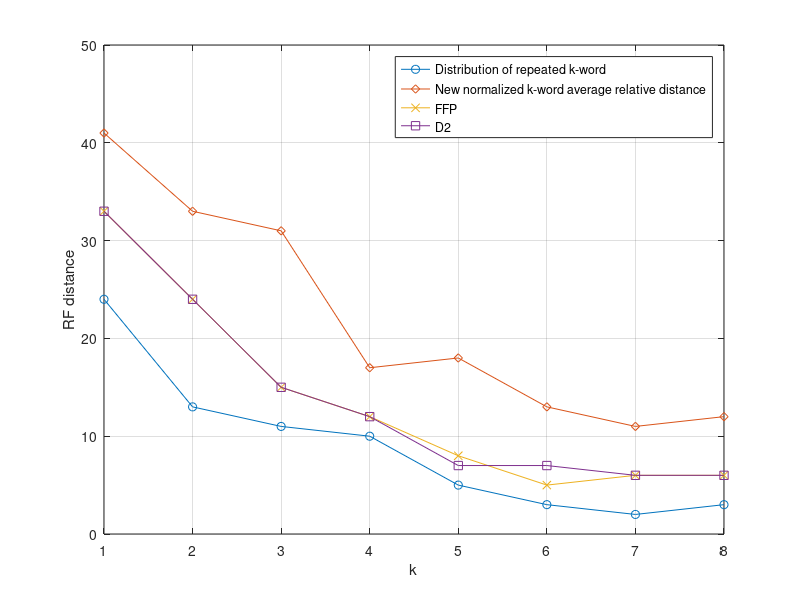

Write the MATLAB code that produced this figure.
%% Hepatitis average/euclidean data
% RepeatPdf = [23,13,11,10,5,3,2,3];
% WordPdf = [32,23,15,12,8,5,6,6];

% RepeatPdf2 = [24,11,9,10,5,4,2,3];

%% Hepatitis2 average/euclidean data
RepeatPdf = [24,13,11,10,5,3,2,3];
% RepeatPdf2 = [30,20,13,11,5,3,2,3];
FFP = [33,24,15,12,8,5,6,6];
D2 = [33,24,15,12,7,7,6,6];
Interval = [41,33,31,17,18,13,11,12];
% IntervalPdf2 = [37,32,31,16,18,13,11,12];

%% Hepatitis average/correlation data
% RepeatPdf = [26,15,11,10,4,3,1,3];
% WordPdf = [32,23,15,12,8,5,6,6];

% RepeatPdf2 = [23,12,9,10,4,4,1,3];

%% Hepatitis single/euclidean data
% RepeatPdf = [25,20,12,10,9,6,5,6];
% WordPdf = [32,23,15,12,8,5,6,6];

% RepeatPdf2 = [25,15,13,11,9,7,5,3];

%% MT data
% RepeatPdf = [17,12,8,5,3,3,1,1];
% WordPdf = [18,16,10,7,5,6,5,4];

% RepeatPdf2 = [16,10,6,5,3,2,1,1];


% RepeatPdf = [0.891787439613527,0.971014492753623,0.943961352657005,0.943961352657005,0.943961352657005,0.918840579710145];
% RepeatPdf2 = [0.942028985507246,0.971014492753623,0.943961352657005,0.943961352657005,0.943961352657005,0.918840579710145];
% WordPdf = [0.843434343434343,0.908108108108108,0.851282051282051,0.851282051282051,0.851282051282051,0.800970873786408];
% ylim([0.75 1]);

plot(RepeatPdf, 'o-');
hold on
grid on
plot(Interval, 'd-');
% plot(IntervalPdf2, 'd-');
plot(FFP, 'x-');
plot(D2, 's-');
legend('Distribution of repeated k-word','New normalized k-word average relative distance','FFP','D2');
% legend('RepeatPdf','Normalized k-word average interval distance','New normalized k-word average relative distance','FFP');
xlabel('k')
ylabel('RF distance')
